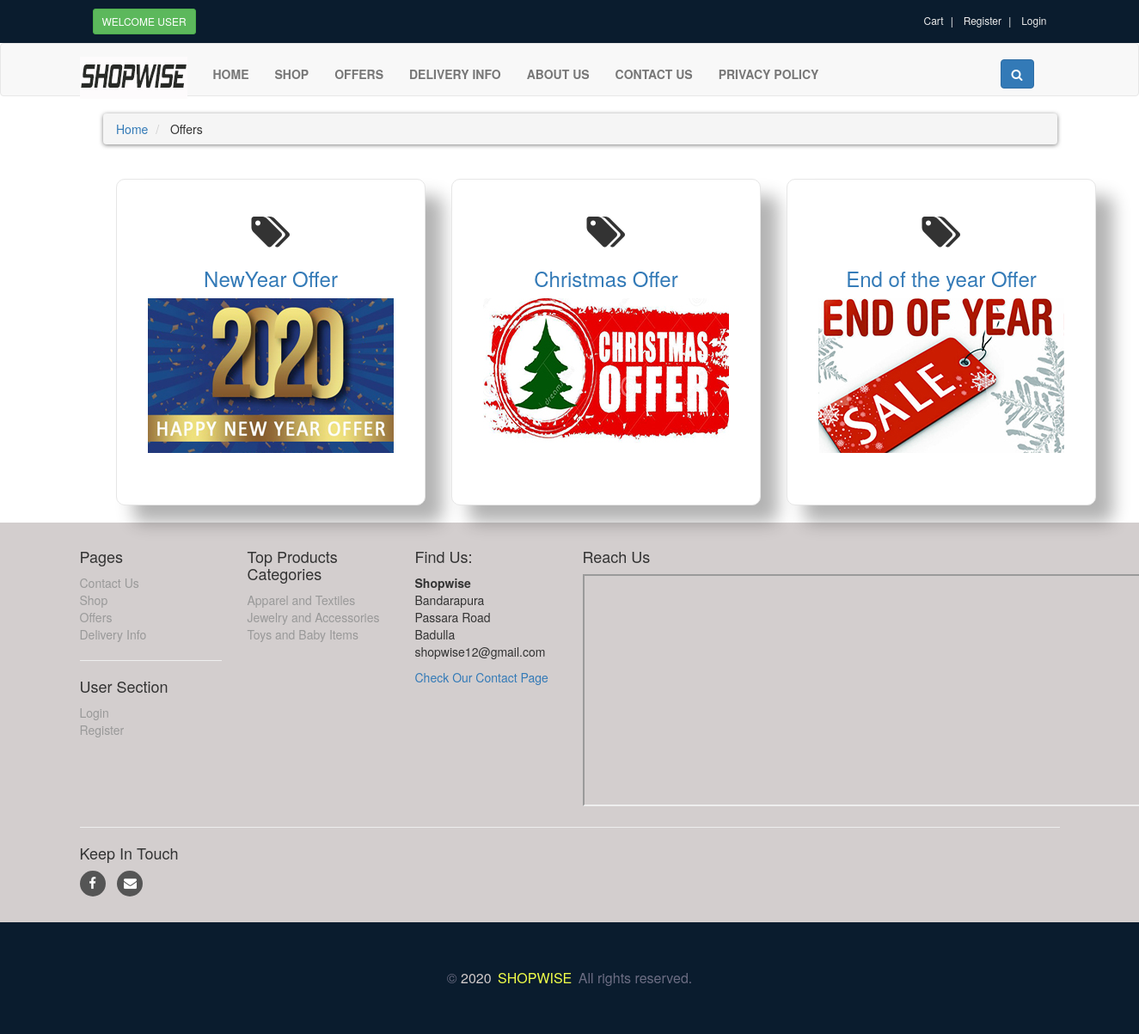
/offers.php, run on the app's committed database.
### tables this page shows
CREATE TABLE IF NOT EXISTS `offer` (
  `OfferID` int(100) NOT NULL,
  `O_Name` varchar(255) NOT NULL,
  `Percentage` double NOT NULL,
  PRIMARY KEY (`OfferID`)
);

CREATE TABLE IF NOT EXISTS `category` (
  `Cat_ID` int(50) NOT NULL,
  `Cat_Name` varchar(255) NOT NULL,
  PRIMARY KEY (`Cat_ID`)
);

### offers.php (the view, shortened to what this page needs)
<!DOCTYPE html>
<html lang="en">
<head>
    <link rel="stylesheet" href="style.css">
    <link rel="stylesheet" href="https://maxcdn.bootstrapcdn.com/bootstrap/3.4.1/css/bootstrap.min.css">
    <link rel="stylesheet" href="https://cdnjs.cloudflare.com/ajax/libs/font-awesome/4.7.0/css/font-awesome.min.css">
</head>
<body>
<?php
include("includes/header.php");
?>
<div id="content">
    <div class="container">
        <div class="col-md-12">
                <ul class="breadcrumb">
                    <li>
                        <a href="index.php">Home</a>
                    </li>
                    <li>
                    Offers
                    </li>
                </ul>
        </div>
        <div class="col-md-12">
            <div class="social-box">
    <div class="container">
     	<div class="row">
			    <div class="col-lg-4 col-xs-12 text-center">
					<div class="box">
                        <i class="fa fa-tags fa-3x" aria-hidden="true"></i>
						<div class="box-title">
            <?php
                     $res=mysqli_query($con,"SELECT * from offer where OfferID='1'");
                    while($row=mysqli_fetch_array($res)){
                    $name=$row["O_Name"];
                    $OfferID=$row["OfferID"];
                    ?>
                    <h3>  <a href='offer_items.php?Offer_ID=<?php echo $OfferID;?>'><?php echo $name;?> </a></h3>
                    <?php } ?>
              <img class="card-img-top" src="imgs/offers/offer1.jpg" alt="Card image cap">
						</div>
						<br>
					 </div>
				</div>
				 <div class="col-lg-4 col-xs-12  text-center">
					<div class="box">
					    <i class="fa fa-tags fa-3x" aria-hidden="true"></i>
						<div class="box-title">
            <?php
                     $res=mysqli_query($con,"SELECT * from offer where OfferID='2'");
                    while($row=mysqli_fetch_array($res)){
                    $name=$row["O_Name"];
                    $OfferID=$row["OfferID"];
                    ?>
				  <h3>  <a href='offer_items.php?Offer_ID=<?php echo $OfferID;?>'><?php echo $name;?> </a></h3>
              <?php } ?>
              <img class="card-img-top" src="imgs/offers/offer2.jpg" alt="Card image cap">
						</div>
						<br>
					 </div>
				</div>
				 <div class="col-lg-4 col-xs-12 text-center">
					<div class="box">
                        <i class="fa fa-tags fa-3x" aria-hidden="true"></i>
						<div class="box-title">
            <?php
                     $res=mysqli_query($con,"SELECT * from offer where OfferID='3'");
                    while($row=mysqli_fetch_array($res)){
                    $name=$row["O_Name"];
                    $OfferID=$row["OfferID"];
                    ?>
							  <h3>  <a href='offer_items.php?Offer_ID=<?php echo $OfferID;?>'><?php echo $name;?> </a></h3>
              <?php } ?>
              <img class="card-img-top" src="imgs/offers/offer3.jpg" alt="Card image cap">
						</div>
						<br>
					 </div>
				</div>
		</div>
    </div>
</div>
            </div>
        </div>
</div>
<?php
include("includes/footer.php");
?>
</body>
</html>

### includes/footer.php (shortened to what this page needs)
<div id="footer">
    <div class="container">
        <div class="row">
            <div class="col-sm-6 col-md-2">
            <h4>Pages</h4>
                        <ul>
                            <li><a href="contact.php">Contact Us</a></li>
                            <li><a href="shop.php">Shop</a></li>
                            <li><a href="offers.php">Offers</a></li>
                            <li><a href="delivery_information.php">Delivery Info</a></li>
                        </ul>
                        <hr>
                        <h4>User Section</h4>
                        <ul>
                                <li><a href="login.php">Login</a></li>
                                <li><a href="customer_register.php">Register</a></li>
                        </ul>
            </div>
            <div class="com-sm-6 col-md-2">
                    <h4>Top Products Categories</h4>
                    <ul>
                    <?php
                        $get_cats = "select * from category";
                        $run_cats = mysqli_query($con, $get_cats);
                        while($row_cats=mysqli_fetch_array($run_cats)){
                            $cat_id = $row_cats['Cat_ID'];
                            $cat_name = $row_cats['Cat_Name'];
                            echo "
                                <li>
                                <a href='shop.php?p_cat=$cat_id'>
                                $cat_name
                                </a>
                                </li>
                            ";
                        }
                    ?>
                    </ul>
            </div>
            <div class="col-sm-6 col-md-2">
                    <h4>Find Us:</h4>
                    <p>
                            <strong>Shopwise</strong>
                            <br/>Bandarapura
                            <br/>Passara Road
                            <br/>Badulla
                            <br/>shopwise12@gmail.com
                    </p>
                    <a href="contact.php">Check Our Contact Page</a>
            </div>
            <div class="col-sm-6 col-md-2">
            <h4>Reach Us</h4>
                <iframe src="https://www.google.com/maps/d/u/0/embed?mid=1VUBef-zntwhO4sBlQeEM16c5Tdq2-hR9" width="700" height="270"></iframe>
                </div></div>
                <div class="col-sm-6 col-md-2">
                        </div>
                    <hr>
                    <h4>Keep In Touch</h4>
                    <p class="social">
                        <a href="https://www.facebook.com/"class="fa fa-facebook"></a>
                        <a href="https://mail.google.com/"class="fa fa-envelope"></a>
                    </p>
                </div>
        </div>
<div class="bottom section-padding">
			<div class="container">
				<div class="row">
					<div class="col-md-12 text-center">
						<div class="copyright">
							<p>© <span>2020</span> <a href="#" class="transition">SHOPWISE</a> All rights reserved.</p>
						</div>
					</div>
				</div>
			</div>
		</div>

### style.css (style rules this page uses)
* body { font-size: 14px; line-height: 1.42857143; color: #333333; background: #f0f0f0; overflow-x: hidden; }
.box { background: #ffffff; margin: 0 0 30px; border: solid 1px #e6e6e6; box-sizing: border-box; padding: 20px; box-shadow: 20px 20px 20px rgba(0, 0, 0, .3); }
#content { padding-left: 25px; }
.breadcrumb { padding: 8px 15px; margin-bottom: 20px; background: #ffffff; border-radius: 5px; box-shadow: 0px 1px 5px rgba(0, 0, 0, .5); }
.breadcrumb > li + li:before { content: ">\00a0"; color: #cccccc; }
.social-box .box { background: #FFF; border-radius: 10px; padding: 40px 10px; margin: 20px 0px; }
#footer { background: #d3cece; padding: 20px 0; }
#footer a { text-decoration: none; }
#footer ul { list-style: none; padding-left: 0px; }
#footer ul a { color: #999999; padding: 20px 0; text-decoration: none; }
#footer .social { text-align: left; }
#footer .social a { margin: 0px 10px 0px 0px; display: inline-block; color: #ffffff; width: 30px; height: 30px; border-radius: 15px; line-height: 30px; font-size: 15px; text-align: center; vertical-align: bottom; background: #555555; text-decoration: none; }
.section-padding { padding: 40px 0; }
.bottom { background-color: #0a1c2e; }
.bottom .copyright { color: #e5e5e5; font-weight: 600; }
.copyright a { color: #f2ff49; margin-left: 3px; padding-right: 3px; }
.bottom p { margin-bottom: 0; line-height: 50px; font-size: 16px; font-weight: 400; }
.copyright p span { color: #d1caca; }
.bottom .copyright p, .bottom .copyright a:hover { color: #6c6d83; }

### data on the page
offer: O_Name "NewYear Offer"
offer: O_Name "Christmas Offer"
offer: O_Name "End of the year Offer"
category: Cat_Name "Apparel and Textiles"
category: Cat_Name "Jewelry and Accessories"
category: Cat_Name "Toys and Baby Items"
